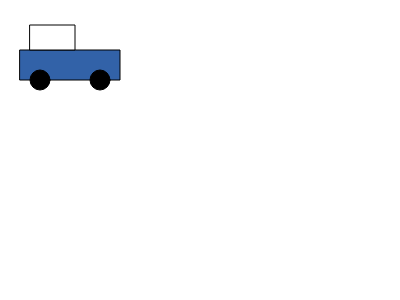
Frame 1 (no input)
Frame 60 (no input): identical to frame 1, image omitted
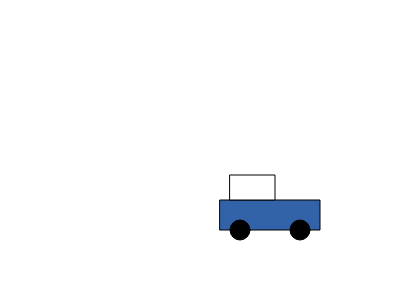
Frame 120 (the mouse pressed at the canvas centre since frame 60)

The p5.js sketch that drew these frames (run headless with seeded random() and noise() and a simulated clock; from frame 60 on, the mouse is pressed at the canvas centre):

// p5.js sketch
// ── sketch.js

function setup() {

    createCanvas(400, 300);
    
}

function draw() {
    background(255);

    car(mouseX, mouseY);
    

}
function car(x, y) {

    fill(50, 98, 168)
    rect(20 + x, 50 + y, 100, 30);
    fill(255)
    quad(30 + x, 25 + y, 75 + x, 25 + y, 75 + x, 50 + y, 30 + x, 50 + y);
    
    fill(0)
    circle(40 + x, 80 + y, 20)
    circle(100 +x, 80 + y, 20)

}
